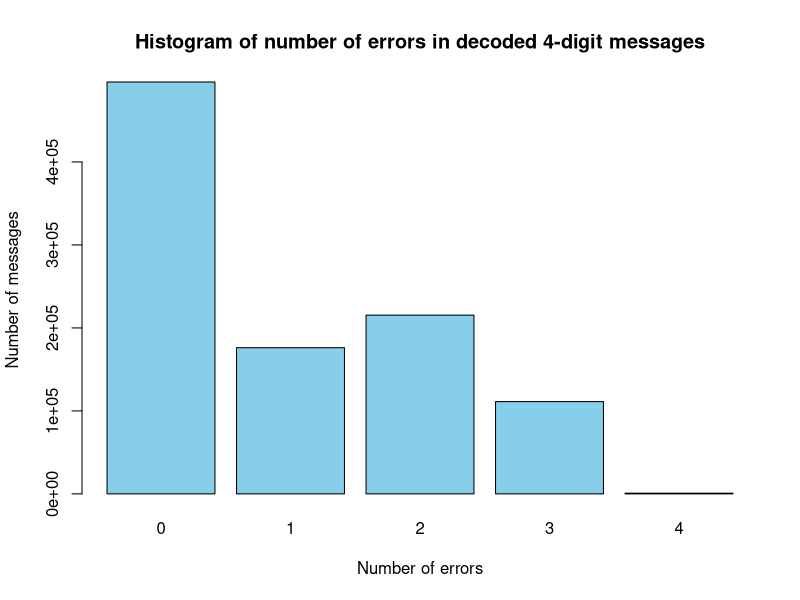
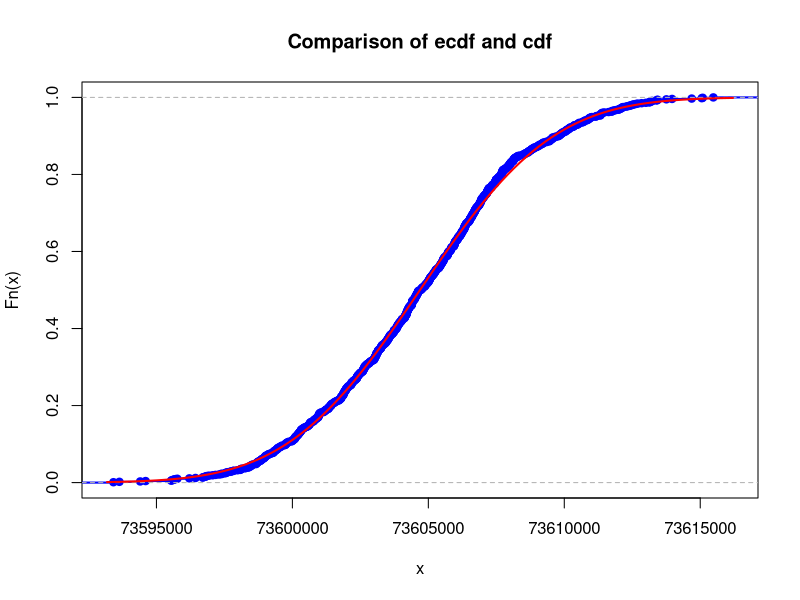
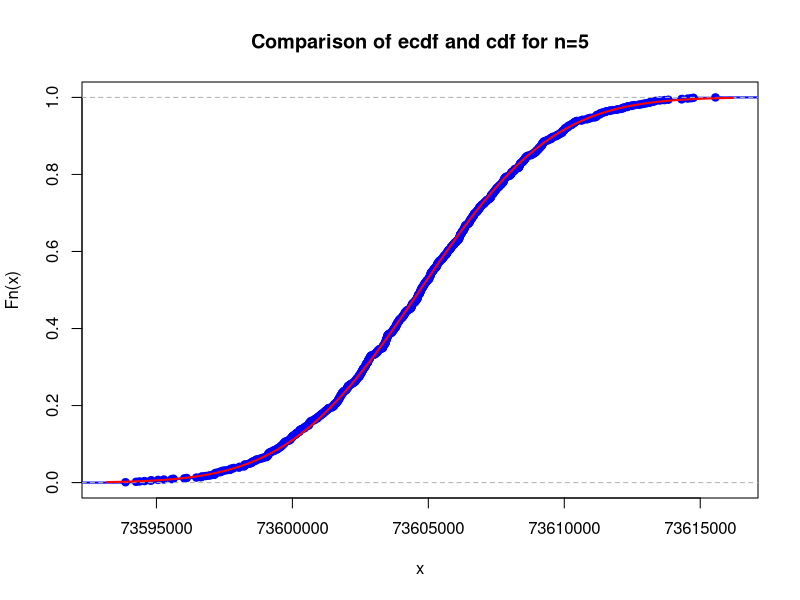
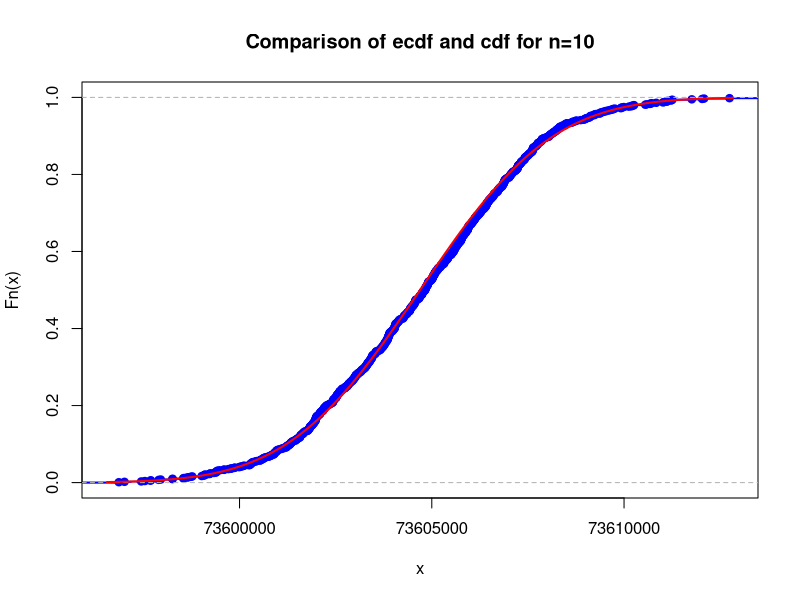
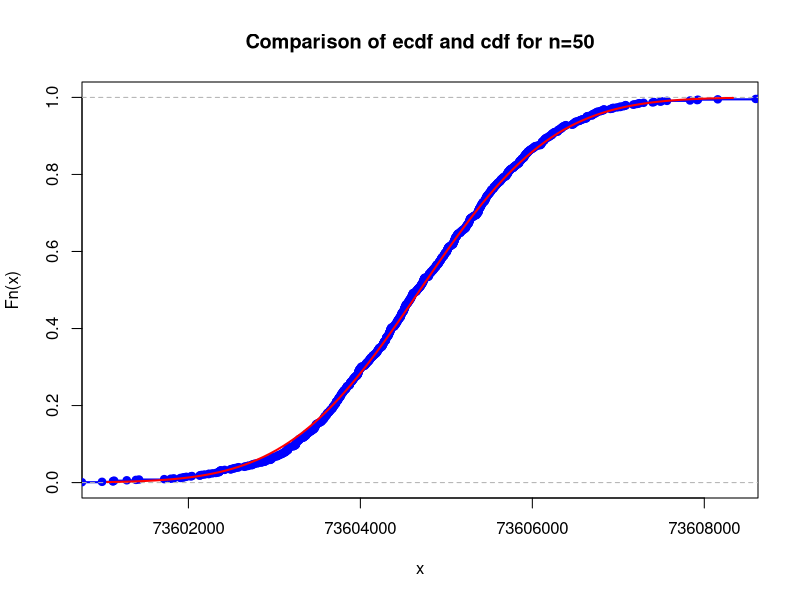
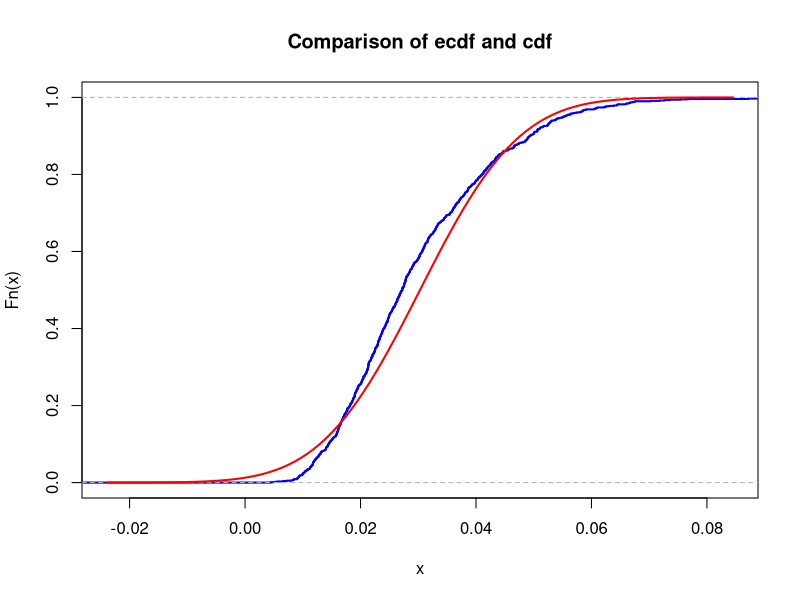
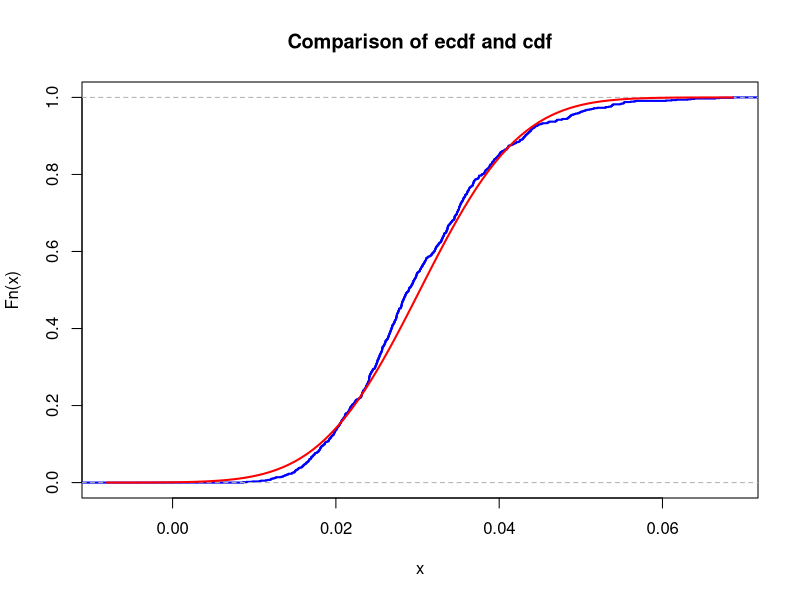
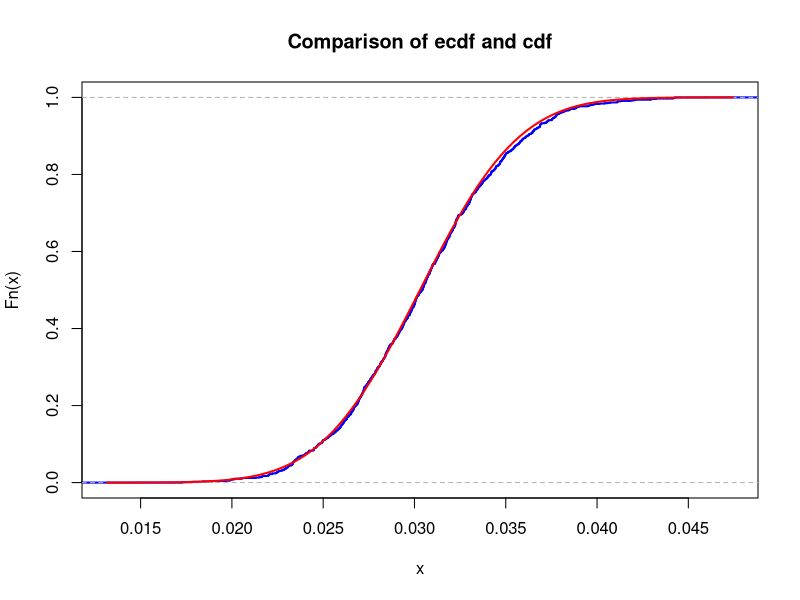

Source code (R) for these figures, in order:
## ---- chunk 1
teamId <- 23

set.seed(teamId)
p <- teamId / 100

G <- matrix(c(
  1, 1, 1, 0, 0, 0, 0,
  1, 0, 0, 1, 1, 0, 0,
  0, 1, 0, 1, 0, 1, 0,
  1, 1, 0, 1, 0, 0, 1
), nrow = 4, byrow = TRUE)
H <- t(matrix(c(
  1, 0, 1, 0, 1, 0, 1,
  0, 1, 1, 0, 0, 1, 1,
  0, 0, 0, 1, 1, 1, 1
), nrow = 3, byrow = TRUE))
# cat("The matrix G is: \n")
# G
# cat("The matrix H is: \n")
# H
# cat("The product GH must be zero: \n")
# (G%*%H) %% 2
## ---- chunk 2
# generate N messages

message_generator <- function(N) {
  matrix(sample(c(0, 1), 4 * N, replace = TRUE), nrow = N)
}
N <- 1000000
messages <- message_generator(N)
codewords <- (messages %*% G) %% 2
## ---- chunk 3
errors <- matrix(rbinom(N * 7, size = 1, prob = p), nrow = N, ncol = 7)
received <- (codewords + errors) %% 2
## ---- chunk 4
syndromes <- (received %*% H) %% 2

syndrome_vals <- syndromes[,1] + 2*syndromes[,2] + 4*syndromes[,3]

corrected <- received
for (i in 1:N) {
  pos <- syndrome_vals[i]
  if (pos != 0) {
    corrected[i, pos] <- (corrected[i, pos] + 1) %% 2
  }
}

msg_idx <- c(3, 5, 6, 7)
decoded_messages <- corrected[, msg_idx, drop = FALSE]

decoded_ok <- apply(decoded_messages == messages, 1, all)

num_errors <- rowSums(errors)

cat("Total simulated messages:", N, "\n")
print(table(num_errors))
cat("\nTable: num_errors vs decoded_ok (counts)\n")
print(table(num_errors, decoded_ok))

ok_le1 <- if (any(num_errors <= 1)) all(decoded_ok[num_errors <= 1]) else TRUE
ok_gt1 <- if (any(num_errors > 1)) all(!decoded_ok[num_errors > 1]) else TRUE

cat("\nAll decoded correctly when num_errors <= 1 ?", ok_le1, "\n")
cat("All decoded incorrectly when num_errors > 1 ?", ok_gt1, "\n")

viol_le1 <- which((num_errors <= 1) & (!decoded_ok))
viol_gt1 <- which((num_errors > 1) & (decoded_ok))

cat("\nViolations: cases with <= 1 error but decoded incorrectly:", length(viol_le1), "\n")
if (length(viol_le1) > 0) print(head(viol_le1))

cat("Violations: cases with > 1 error but decoded correctly:", length(viol_gt1), "\n")
if (length(viol_gt1) > 0) print(head(viol_gt1))
## ---- chunk 5
theoretical_p <- (1 - p) ^ 7 + 7 * p * (1 - p) ^ 6
cat("Theoretical probability of correct transmission:", theoretical_p, "\n")

estimate_p <- mean(decoded_ok)
cat("Estimate of this probability:", estimate_p, "\n")
## ---- chunk 6
estimate_se <- sqrt(estimate_p * (1 - estimate_p) / N)
cat(sprintf("Estimate standard error = %.6f\n", estimate_se))
## ---- chunk 7
ci_probability = 0.95
discard_from_both_tails <- (1 - ci_probability) / 2
z_v <- qnorm(1 - discard_from_both_tails)
epsilon = z_v * estimate_se
ci_lower <- estimate_p - epsilon
ci_upper <- estimate_p + epsilon
ci_lower <- max(0, ci_lower)
ci_upper <- min(1, ci_upper)

cat(sprintf("z_v: %.6f\n", z_v))
cat(sprintf("95%% confidence interval epsilon: %.6f\n", epsilon))
cat(sprintf("95%% confidence interval: (%.6f, %.6f)\n", ci_lower, ci_upper))
## ---- chunk 8
K = 0.03
min_n = ceiling(estimate_p * (1 - estimate_p) * z_v ^ 2 / K ^ 2)
cat(sprintf("Minimum N if epsilon <= %.2f: %.0f\n", K, min_n))
## ---- chunk 9
errors_per_decoded <- rowSums(messages != decoded_messages)
decoded_per_errors <- table(errors_per_decoded)

barplot(decoded_per_errors,
        main="Histogram of number of errors in decoded 4-digit messages", xlab="Number of errors", ylab="Number of messages", col="skyblue")
## ---- chunk 10
teamId <- 23
T <- 30.1 * 60 * 60 * 24 * 365 # Half-life period
m <- teamId * 10^-6 # Mass of the sample
M <- 136.907089 # For Cesium-137
lambda <- log(2) / T # Activity
N <- m / M * 6 * 10^23 #  Number of atoms
mu <- N * lambda
print(sprintf("Poisson(%.3e)", mu))
K <- 1e3
n <- 5
sample_means <- colMeans(matrix(rpois(n * K, lambda = mu), nrow = n))
## ---- chunk 11
mu <- N * lambda
sigma <- sqrt(N * lambda / n)
## ---- chunk 12
xlims <- c(mu - 3 * sigma, mu + 3 * sigma)
Fs <- ecdf(sample_means)
plot(Fs,
  xlim = xlims,
  ylim = c(0, 1),
  col = "blue",
  lwd = 2,
  main = "Comparison of ecdf and cdf"
)
curve(pnorm(x, mean = mu, sd = sigma), col = "red", lwd = 2, add = TRUE)
## ---- chunk 13
x <- sort(unique(sample_means))
print(sprintf("max|Fs(x) - Fy(x)|=%f", max(abs(Fs(x) - pnorm(x, mean = mu, sd = sigma)))))
## ---- chunk 14
mu <- N * lambda
print(sprintf("Poisson(%.3e)", mu))
for (n in c(5, 10, 50)) {
  sigma <- sqrt(N * lambda / n)
  sample_means <- colMeans(matrix(rpois(n * K, lambda = mu), nrow = n))
  xlims <- c(mu - 3 * sigma, mu + 3 * sigma)
  Fs <- ecdf(sample_means)
  plot(Fs,
    xlim = xlims,
    ylim = c(0, 1),
    col = "blue",
    lwd = 2,
    main = sprintf("Comparison of ecdf and cdf for n=%d", n)
  )
  curve(pnorm(x, mean = mu, sd = sigma), col = "red", lwd = 2, add = TRUE)
  x <- sort(unique(sample_means))
  print(sprintf("n=%d: max|Fs(x) - Fy(x)|=%f; mean=%f; sd=%f", n, max(abs(Fs(x) - pnorm(x, mean = mu, sd = sigma))), mean(sample_means), sd(sample_means)))
}
## ---- chunk 15
theta <- 8 * 10^8
mu <- N * lambda
n <- 1
K <- 10^6
while (TRUE) {
  sample_sums <- colSums(matrix(rpois(n * K, lambda = mu), nrow = n))
  prob <- sum(sample_sums < theta) / length(sample_sums)
  if (prob <= .95) {
    break
  }
  n <- n + 1
}
print(sprintf("n≤%d", n))
## ---- chunk 16
print(sprintf("n≤%d", ceiling((.05 * theta) / (N * lambda) - 1)))
## ---- chunk 17
rhs <- log(0.05) + theta * log(theta) - theta
lhs <- function(n) {
  t <- n * N * lambda
  return(theta * log(t) - t)
}
## ---- chunk 18
left <- 1
right <- theta / (N * lambda)
while (left <= right) {
  mid <- ceiling((left + right) / 2)
  lhs_cur <- lhs(mid)
  if (lhs_cur < rhs) {
    n <- mid
    left <- mid + 1
  } else {
    right <- mid - 1
  }
}

print(sprintf("n≤%d", n))
## ---- chunk 19
z95 <- qnorm(.95)
n <- ceiling((-z95 + sqrt(z95^2 + 4 * theta))^2 / (4 * N * lambda) - 1)
print(sprintf("n≤%d", n))
## ---- chunk 20
set.seed(23)
## ---- chunk 21
nu1 <- 23 + 10
K <- 1e3
n_5 <- 5
sample_means <- colMeans(matrix(rexp(n_5*K, rate = nu1), nrow=n_5))

mu <- 1 / nu1
sigma <- 1 / (nu1 * sqrt(n_5))

xlims <- c(mu-4*sigma,mu+4*sigma)
Fs <- ecdf(sample_means)

plot(Fs, 
     xlim = xlims, 
     col = "blue",
     lwd = 2,
     main = "Comparison of ecdf and cdf")
curve(pnorm(x, mean = mu, sd = sigma), col = "red", lwd = 2, add = TRUE)

x <- seq(xlims[1], xlims[2], length.out = 1000)
max(abs(Fs(x)-pnorm(x, mean = mu, sd = sigma)))
## ---- chunk 22
n_10 <- 10
sample_means <- colMeans(matrix(rexp(n_10*K, rate = nu1), nrow=n_10))

mu <- 1 / nu1
sigma <- 1 / (nu1 * sqrt(n_10))

xlims <- c(mu-4*sigma,mu+4*sigma)
Fs <- ecdf(sample_means)

plot(Fs, 
     xlim = xlims, 
     col = "blue",
     lwd = 2,
     main = "Comparison of ecdf and cdf")
curve(pnorm(x, mean = mu, sd = sigma), col = "red", lwd = 2, add = TRUE)

x <- seq(xlims[1], xlims[2], length.out = 1000)
max(abs(Fs(x)-pnorm(x, mean = mu, sd = sigma)))
## ---- chunk 23
n_50 <- 50
sample_means <- colMeans(matrix(rexp(n_50*K, rate = nu1), nrow=n_50))

mu <- 1 / nu1
sigma <- 1 / (nu1 * sqrt(n_50))

xlims <- c(mu-4*sigma,mu+4*sigma)
Fs <- ecdf(sample_means)

plot(Fs, 
     xlim = xlims, 
     col = "blue",
     lwd = 2,
     main = "Comparison of ecdf and cdf")
curve(pnorm(x, mean = mu, sd = sigma), col = "red", lwd = 2, add = TRUE)

x <- seq(xlims[1], xlims[2], length.out = 1000)
max(abs(Fs(x)-pnorm(x, mean = mu, sd = sigma)))
## ---- chunk 24
set.seed(99)
N <- 2
nu <- nu1 * N
n_clicks <- 100

sample_sums <- colSums(matrix(rexp(n_clicks * K, nu), nrow = n_clicks))

prob_safe <- mean(sample_sums > 1)

print(paste("Predicted N_max (from CLT and Chernoff):", N))
print(paste("Resulting parameter nu:", nu))
print(paste("Simulated probability of being safe (P(S_100 > 1)):", prob_safe))
print(paste("Desired probability level:", 0.95))
## ---- chunk 25
    teamId <- 23

    set.seed(23)

    mu <- teamId
    sigma <- sqrt(2 * teamId + 7)
    N <- 100

    X <- rnorm(N, mean = mu, sd = sigma)
    Y <- 1 / X

    cat("1/E(X) = ", 1 / mean(X), "\n")
    cat("E(Y) = E(1/X) = ", mean(Y), "\n")
## ---- chunk 26
    lambda <- 2
    N <- 100

    X <- rexp(N, rate = lambda)
    Y <- rexp(N, rate = lambda)
    Z <- log(X) + 5

    par(mfrow = c(1,2))
    plot(X, Y, main="Scatterplot X vs Y")
    qqplot(X, Y, main="QQ-plot X vs Y"); abline(0, 1, col="red")

    par(mfrow = c(1, 2))
    plot(X, Z, main="Scatterplot X vs Z")
    qqplot(X, Z, main="QQ-plot X vs Z"); abline(0, 1, col="red")
## ---- chunk 27
set.seed(23)
n_sims <- 100
n_trials <- 3
p_success <- 0.5

x_samples <- rbinom(n_sims, n_trials, p_success)
x_mean <- mean(x_samples)
x_var <- var(x_samples)

print(paste("Theoretical E[X]:", 1.5))
print(paste("Sample Mean of X:", x_mean))
print("---")
print(paste("Theoretical Var(X):", 0.75))
print(paste("Sample Variance of X:", x_var))
## ---- chunk 28
n_sims <- 100
n_trials <- 3
p_success <- 0.5

y_samples <- 0.5 * x_samples - 1
y_mean <- mean(y_samples)
y_var <- var(y_samples)

print(paste("Theoretical E[X]:", -0.25))
print(paste("Sample Mean of X:", y_mean))
print("---")
print(paste("Theoretical Var(X):", 0.1825))
print(paste("Sample Variance of X:", y_var))
